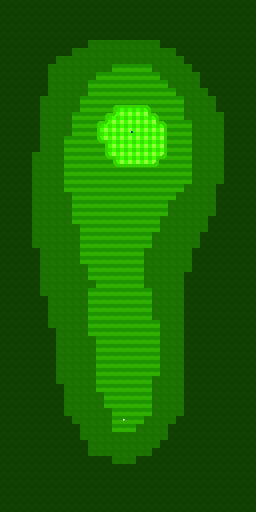

Below is a game level as drawn by its tile map, then a one-line description and the .tmx file that defines it, in full:
An orthogonal 32x64 tile map with 8x8 px tiles, 1 tile layer (Tile Layer 1).

<map version="1.2" tiledversion="1.3.4" orientation="orthogonal" renderorder="right-down" width="32" height="64" tilewidth="8" tileheight="8" infinite="0" nextlayerid="2" nextobjectid="1">
 <editorsettings>
  <export target="map.json" format="json" />
 </editorsettings>
 <tileset firstgid="1" source="tileset.tsx" />
 <layer id="1" name="Tile Layer 1" width="32" height="64">
  <data encoding="csv">
1,1,1,1,1,1,1,1,1,1,1,1,1,1,1,1,1,1,1,1,1,1,1,1,1,1,1,1,1,1,1,1,
1,1,1,1,1,1,1,1,1,1,1,1,1,1,1,1,1,1,1,1,1,1,1,1,1,1,1,1,1,1,1,1,
1,1,1,1,1,1,1,1,1,1,1,1,1,1,1,1,1,1,1,1,1,1,1,1,1,1,1,1,1,1,1,1,
1,1,1,1,1,1,1,1,1,1,1,1,1,1,1,1,1,1,1,1,1,1,1,1,1,1,1,1,1,1,1,1,
1,1,1,1,1,1,1,1,1,1,1,1,1,1,1,1,1,1,1,1,1,1,1,1,1,1,1,1,1,1,1,1,
1,1,1,1,1,1,1,1,1,1,1,19,19,19,19,19,19,19,19,19,1,1,1,1,1,1,1,1,1,1,1,1,
1,1,1,1,1,1,1,1,1,19,19,19,19,19,19,19,19,19,19,19,19,19,1,1,1,1,1,1,1,1,1,1,
1,1,1,1,1,1,1,19,19,19,19,19,19,19,19,19,19,19,19,19,19,19,19,1,1,1,1,1,1,1,1,1,
1,1,1,1,1,1,19,19,19,19,19,19,19,19,23,23,23,23,23,19,19,19,19,19,1,1,1,1,1,1,1,1,
1,1,1,1,1,1,19,19,19,19,19,19,23,23,23,23,23,23,23,23,19,19,19,19,19,1,1,1,1,1,1,1,
1,1,1,1,1,1,19,19,19,19,19,23,23,23,23,23,23,23,23,23,23,19,19,19,19,1,1,1,1,1,1,1,
1,1,1,1,1,1,19,19,19,19,19,23,23,23,23,23,23,23,23,23,23,23,19,19,19,19,1,1,1,1,1,1,
1,1,1,1,1,19,19,19,19,19,23,23,23,23,23,23,23,23,23,23,23,23,23,19,19,19,19,1,1,1,1,1,
1,1,1,1,1,19,19,19,19,19,23,23,23,23,10,11,11,11,12,23,23,23,23,19,19,19,19,1,1,1,1,1,
1,1,1,1,1,19,19,19,19,23,23,23,23,10,92,27,27,27,90,12,23,23,23,19,19,19,19,19,1,1,1,1,
1,1,1,1,1,19,19,19,19,23,23,23,10,92,27,27,27,27,27,90,12,23,23,23,19,19,19,19,1,1,1,1,
1,1,1,1,1,19,19,19,19,23,23,23,26,27,27,27,25,27,27,27,28,23,23,23,19,19,19,19,1,1,1,1,
1,1,1,1,1,19,19,19,23,23,23,23,42,60,27,27,27,27,27,27,28,23,23,23,19,19,19,19,1,1,1,1,
1,1,1,1,1,19,19,19,23,23,23,23,23,26,27,27,27,27,27,27,28,23,23,23,19,19,19,19,1,1,1,1,
1,1,1,1,19,19,19,19,23,23,23,23,23,42,60,27,27,27,27,58,44,23,23,23,19,19,19,19,1,1,1,1,
1,1,1,1,19,19,19,19,23,23,23,23,23,23,42,43,43,43,43,44,23,23,23,23,19,19,19,19,1,1,1,1,
1,1,1,1,19,19,19,19,23,23,23,23,23,23,23,23,23,23,23,23,23,23,23,23,19,19,19,19,1,1,1,1,
1,1,1,1,19,19,19,19,23,23,23,23,23,23,23,23,23,23,23,23,23,23,23,23,19,19,19,19,1,1,1,1,
1,1,1,1,19,19,19,19,23,23,23,23,23,23,23,23,23,23,23,23,23,23,23,19,19,19,19,1,1,1,1,1,
1,1,1,1,19,19,19,19,19,23,23,23,23,23,23,23,23,23,23,23,23,23,19,19,19,19,19,1,1,1,1,1,
1,1,1,1,19,19,19,19,19,23,23,23,23,23,23,23,23,23,23,23,23,19,19,19,19,19,19,1,1,1,1,1,
1,1,1,1,19,19,19,19,19,23,23,23,23,23,23,23,23,23,23,23,23,19,19,19,19,19,19,1,1,1,1,1,
1,1,1,1,19,19,19,19,19,23,23,23,23,23,23,23,23,23,23,23,19,19,19,19,19,19,1,1,1,1,1,1,
1,1,1,1,19,19,19,19,19,19,23,23,23,23,23,23,23,23,23,23,19,19,19,19,19,19,1,1,1,1,1,1,
1,1,1,1,19,19,19,19,19,19,23,23,23,23,23,23,23,23,23,19,19,19,19,19,19,1,1,1,1,1,1,1,
1,1,1,1,19,19,19,19,19,19,23,23,23,23,23,23,23,23,23,19,19,19,19,19,19,1,1,1,1,1,1,1,
1,1,1,1,1,19,19,19,19,19,23,23,23,23,23,23,23,23,19,19,19,19,19,19,1,1,1,1,1,1,1,1,
1,1,1,1,1,19,19,19,19,19,23,23,23,23,23,23,23,23,19,19,19,19,19,19,1,1,1,1,1,1,1,1,
1,1,1,1,1,19,19,19,19,19,19,23,23,23,23,23,23,23,19,19,19,19,19,19,1,1,1,1,1,1,1,1,
1,1,1,1,1,19,19,19,19,19,19,23,23,23,23,23,23,23,19,19,19,19,19,1,1,1,1,1,1,1,1,1,
1,1,1,1,1,19,19,19,19,19,19,19,23,23,23,23,23,23,19,19,19,19,19,1,1,1,1,1,1,1,1,1,
1,1,1,1,1,19,19,19,19,19,19,23,23,23,23,23,23,23,23,19,19,19,19,1,1,1,1,1,1,1,1,1,
1,1,1,1,1,1,19,19,19,19,19,23,23,23,23,23,23,23,23,19,19,19,19,1,1,1,1,1,1,1,1,1,
1,1,1,1,1,1,19,19,19,19,19,23,23,23,23,23,23,23,23,19,19,19,19,1,1,1,1,1,1,1,1,1,
1,1,1,1,1,1,19,19,19,19,19,23,23,23,23,23,23,23,23,19,19,19,19,1,1,1,1,1,1,1,1,1,
1,1,1,1,1,1,19,19,19,19,19,23,23,23,23,23,23,23,23,23,19,19,19,1,1,1,1,1,1,1,1,1,
1,1,1,1,1,1,1,19,19,19,19,23,23,23,23,23,23,23,23,23,19,19,19,1,1,1,1,1,1,1,1,1,
1,1,1,1,1,1,1,19,19,19,19,19,23,23,23,23,23,23,23,23,19,19,19,1,1,1,1,1,1,1,1,1,
1,1,1,1,1,1,1,19,19,19,19,19,23,23,23,23,23,23,23,23,19,19,19,1,1,1,1,1,1,1,1,1,
1,1,1,1,1,1,1,19,19,19,19,19,23,23,23,23,23,23,23,23,19,19,19,1,1,1,1,1,1,1,1,1,
1,1,1,1,1,1,1,19,19,19,19,19,23,23,23,23,23,23,23,23,19,19,19,1,1,1,1,1,1,1,1,1,
1,1,1,1,1,1,1,19,19,19,19,19,23,23,23,23,23,23,23,23,19,19,19,1,1,1,1,1,1,1,1,1,
1,1,1,1,1,1,1,19,19,19,19,19,23,23,23,23,23,23,23,19,19,19,19,1,1,1,1,1,1,1,1,1,
1,1,1,1,1,1,1,1,19,19,19,19,23,23,23,23,23,23,23,19,19,19,19,1,1,1,1,1,1,1,1,1,
1,1,1,1,1,1,1,1,19,19,19,19,19,23,23,23,23,23,23,19,19,19,19,1,1,1,1,1,1,1,1,1,
1,1,1,1,1,1,1,1,19,19,19,19,19,23,23,23,23,23,23,19,19,19,19,1,1,1,1,1,1,1,1,1,
1,1,1,1,1,1,1,1,19,19,19,19,19,19,23,23,23,23,23,19,19,19,19,1,1,1,1,1,1,1,1,1,
1,1,1,1,1,1,1,1,1,19,19,19,19,19,23,21,23,23,19,19,19,19,1,1,1,1,1,1,1,1,1,1,
1,1,1,1,1,1,1,1,1,1,19,19,19,19,23,23,23,19,19,19,19,1,1,1,1,1,1,1,1,1,1,1,
1,1,1,1,1,1,1,1,1,1,19,19,19,19,19,19,19,19,19,19,19,1,1,1,1,1,1,1,1,1,1,1,
1,1,1,1,1,1,1,1,1,1,1,19,19,19,19,19,19,19,19,19,1,1,1,1,1,1,1,1,1,1,1,1,
1,1,1,1,1,1,1,1,1,1,1,19,19,19,19,19,19,19,19,1,1,1,1,1,1,1,1,1,1,1,1,1,
1,1,1,1,1,1,1,1,1,1,1,1,1,1,19,19,19,1,1,1,1,1,1,1,1,1,1,1,1,1,1,1,
1,1,1,1,1,1,1,1,1,1,1,1,1,1,1,1,1,1,1,1,1,1,1,1,1,1,1,1,1,1,1,1,
1,1,1,1,1,1,1,1,1,1,1,1,1,1,1,1,1,1,1,1,1,1,1,1,1,1,1,1,1,1,1,1,
1,1,1,1,1,1,1,1,1,1,1,1,1,1,1,1,1,1,1,1,1,1,1,1,1,1,1,1,1,1,1,1,
1,1,1,1,1,1,1,1,1,1,1,1,1,1,1,1,1,1,1,1,1,1,1,1,1,1,1,1,1,1,1,1,
1,1,1,1,1,1,1,1,1,1,1,1,1,1,1,1,1,1,1,1,1,1,1,1,1,1,1,1,1,1,1,1,
1,1,1,1,1,1,1,1,1,1,1,1,1,1,1,1,1,1,1,1,1,1,1,1,1,1,1,1,1,1,1,1
</data>
 </layer>
</map>